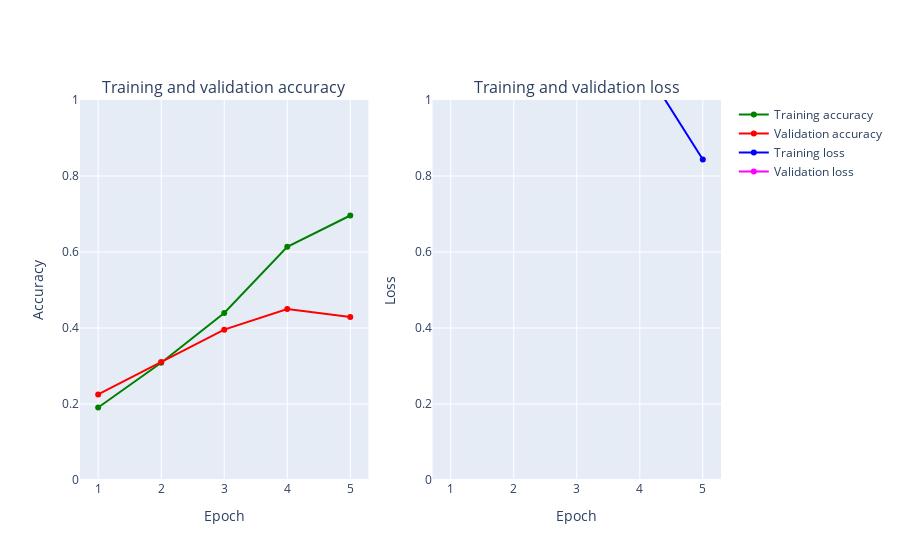

The cell this chart's notebook holds for it:
### Code cell
plot_accuracy_and_loss(train_model)

### Figure 1 — Plotly figure (JSON) as saved in the notebook; plotly's stock layout.template omitted (floating-point values rounded to 4 significant figures)
{"data": [{"marker": {"color": "Green"}, "mode": "markers+lines", "name": "Training accuracy", "text": ["1", "2", "3", "4", "5"], "type": "scatter", "x": [1, 2, 3, 4, 5], "xaxis": "x", "y": [0.1907, 0.3085, 0.4397, 0.6138, 0.696], "yaxis": "y"}, {"marker": {"color": "Red"}, "mode": "markers+lines", "name": "Validation accuracy", "text": ["1", "2", "3", "4", "5"], "type": "scatter", "x": [1, 2, 3, 4, 5], "xaxis": "x", "y": [0.2253, 0.3105, 0.3957, 0.45, 0.429], "yaxis": "y"}, {"marker": {"color": "Blue"}, "mode": "markers+lines", "name": "Training loss", "text": ["1", "2", "3", "4", "5"], "type": "scatter", "x": [1, 2, 3, 4, 5], "xaxis": "x2", "y": [1.787, 1.694, 1.417, 1.106, 0.8434], "yaxis": "y2"}, {"marker": {"color": "Magenta"}, "mode": "markers+lines", "name": "Validation loss", "text": ["1", "2", "3", "4", "5"], "type": "scatter", "x": [1, 2, 3, 4, 5], "xaxis": "x2", "y": [1.779, 1.641, 1.532, 1.421, 1.472], "yaxis": "y2"}], "layout": {"annotations": [{"font": {"size": 16}, "showarrow": false, "text": "Training and validation accuracy", "x": 0.225, "xanchor": "center", "xref": "paper", "y": 1, "yanchor": "bottom", "yref": "paper"}, {"font": {"size": 16}, "showarrow": false, "text": "Training and validation loss", "x": 0.775, "xanchor": "center", "xref": "paper", "y": 1, "yanchor": "bottom", "yref": "paper"}], "xaxis": {"anchor": "y", "domain": [0, 0.45], "title": {"text": "Epoch"}}, "xaxis2": {"anchor": "y2", "domain": [0.55, 1], "title": {"text": "Epoch"}}, "yaxis": {"anchor": "x", "domain": [0, 1], "range": [0, 1], "title": {"text": "Accuracy"}}, "yaxis2": {"anchor": "x2", "domain": [0, 1], "range": [0, 1], "title": {"text": "Loss"}}}}
